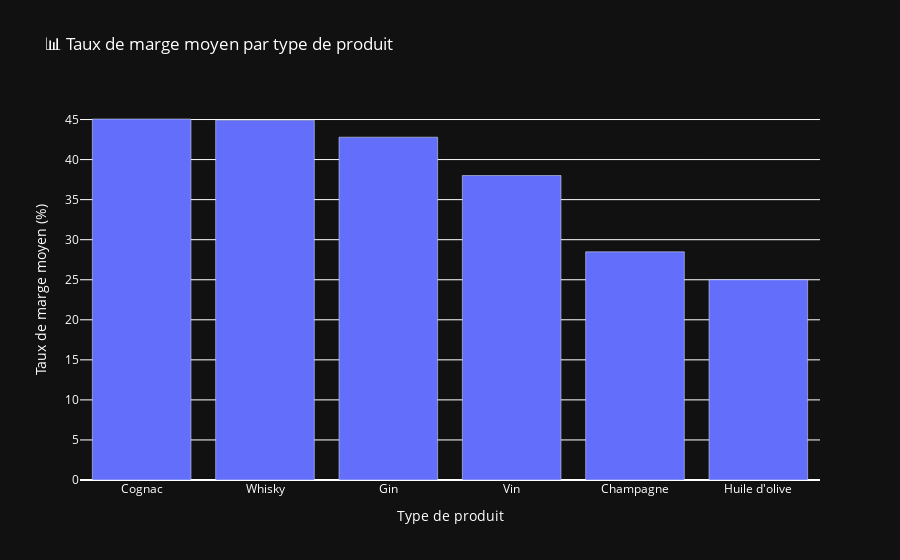

The code cell stored with this chart in its notebook:
### Code cell
# ------------------------------
# Moyenne du taux de marge par type de produit
# ------------------------------
marge_par_type = df_marges_pos.groupby("product_type")["taux_marge"].mean().reset_index()

# Tri pour affichage propre
marge_par_type = marge_par_type.sort_values(by="taux_marge", ascending=False)

# Graphique
fig = px.bar(
    marge_par_type,
    x="product_type",
    y="taux_marge",
    title="📊 Taux de marge moyen par type de produit",
    labels={"product_type": "Type de produit", "taux_marge": "Taux de marge moyen (%)"},
)
fig.update_layout(plot_bgcolor="#111", paper_bgcolor="#111", font_color="white")
fig.show()

### Figure 1 — Plotly figure (JSON) as saved in the notebook; plotly's stock layout.template omitted (floating-point values rounded to 4 significant figures)
{"data": [{"hovertemplate": "Type de produit=%{x}<br>Taux de marge moyen (%)=%{y}<extra></extra>", "legendgroup": "", "marker": {"color": "#636efa", "pattern": {"shape": ""}}, "name": "", "orientation": "v", "showlegend": false, "textposition": "auto", "type": "bar", "x": ["Cognac", "Whisky", "Gin", "Vin", "Champagne", "Huile d'olive"], "xaxis": "x", "y": [45.07, 44.92, 42.8, 38.01, 28.49, 25.0], "yaxis": "y"}], "layout": {"barmode": "relative", "font": {"color": "white"}, "legend": {"tracegroupgap": 0}, "paper_bgcolor": "#111", "plot_bgcolor": "#111", "title": {"text": "📊 Taux de marge moyen par type de produit"}, "xaxis": {"anchor": "y", "domain": [0, 1], "title": {"text": "Type de produit"}}, "yaxis": {"anchor": "x", "domain": [0, 1], "title": {"text": "Taux de marge moyen (%)"}}}}
